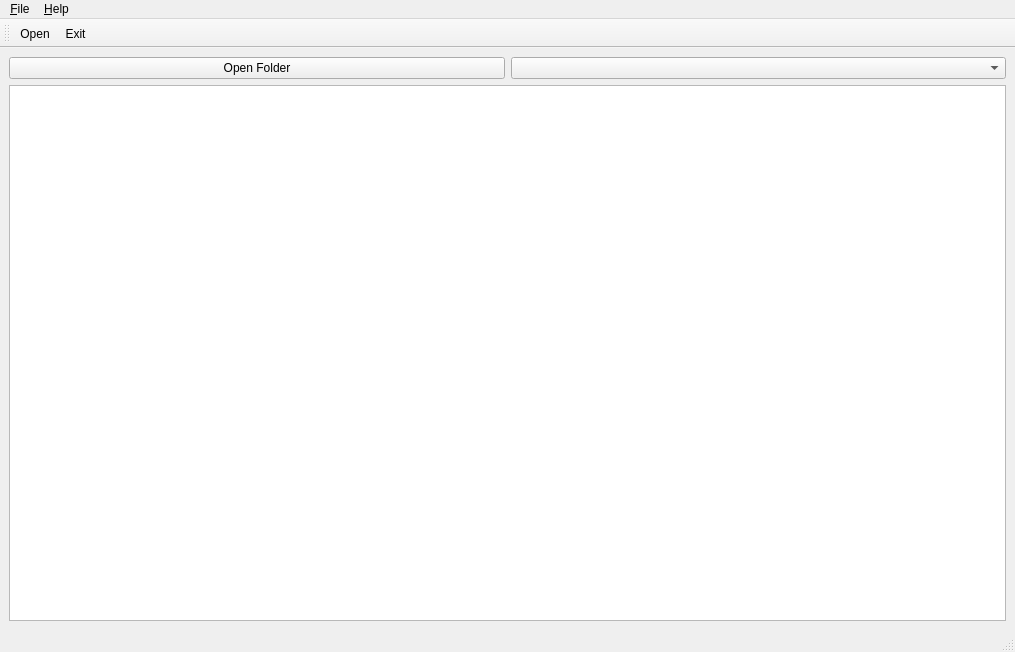
<?xml version="1.0" encoding="UTF-8"?>
<ui version="4.0">
 <class>WaveFormView</class>
 <widget class="QMainWindow" name="WaveFormView">
  <property name="geometry">
   <rect>
    <x>0</x>
    <y>0</y>
    <width>1015</width>
    <height>652</height>
   </rect>
  </property>
  <property name="windowTitle">
   <string>MainWindow</string>
  </property>
  <property name="windowIcon">
   <iconset theme="oxygen"/>
  </property>
  <widget class="QWidget" name="centralwidget">
   <layout class="QVBoxLayout" name="verticalLayout">
    <item>
     <layout class="QGridLayout" name="gridLayout">
      <item row="0" column="0">
       <widget class="QPushButton" name="browserB">
        <property name="text">
         <string>Open Folder</string>
        </property>
       </widget>
      </item>
      <item row="0" column="1">
       <widget class="QComboBox" name="comboBox"/>
      </item>
      <item row="1" column="0" colspan="2">
       <layout class="QVBoxLayout" name="ChartViewLayout">
        <item>
         <widget class="QtCharts::QChartView" name="chartview"/>
        </item>
       </layout>
      </item>
     </layout>
    </item>
   </layout>
  </widget>
  <widget class="QMenuBar" name="menubar">
   <property name="geometry">
    <rect>
     <x>0</x>
     <y>0</y>
     <width>1015</width>
     <height>22</height>
    </rect>
   </property>
   <widget class="QMenu" name="menu_File">
    <property name="title">
     <string>&amp;File</string>
    </property>
    <addaction name="action_Open"/>
    <addaction name="action_Exit"/>
   </widget>
   <widget class="QMenu" name="menu_Help">
    <property name="title">
     <string>&amp;Help</string>
    </property>
    <addaction name="separator"/>
    <addaction name="separator"/>
    <addaction name="separator"/>
   </widget>
   <addaction name="menu_File"/>
   <addaction name="menu_Help"/>
  </widget>
  <widget class="QStatusBar" name="statusbar"/>
  <widget class="QToolBar" name="toolBar">
   <property name="windowTitle">
    <string>toolBar</string>
   </property>
   <attribute name="toolBarArea">
    <enum>TopToolBarArea</enum>
   </attribute>
   <attribute name="toolBarBreak">
    <bool>false</bool>
   </attribute>
   <addaction name="action_Open"/>
   <addaction name="action_Exit"/>
  </widget>
  <action name="action_Open">
   <property name="checkable">
    <bool>true</bool>
   </property>
   <property name="icon">
    <iconset resource="icon.qrc">
     <normaloff>:/icons/Humanity/actions/16/document-new.svg</normaloff>:/icons/Humanity/actions/16/document-new.svg</iconset>
   </property>
   <property name="text">
    <string>&amp;Open</string>
   </property>
  </action>
  <action name="action_Exit">
   <property name="checkable">
    <bool>true</bool>
   </property>
   <property name="icon">
    <iconset resource="icon.qrc">
     <normaloff>:/icons/Humanity/actions/16/application-exit.svg</normaloff>:/icons/Humanity/actions/16/application-exit.svg</iconset>
   </property>
   <property name="text">
    <string>&amp;Exit</string>
   </property>
  </action>
 </widget>
 <customwidgets>
  <customwidget>
   <class>QtCharts::QChartView</class>
   <extends>QGraphicsView</extends>
   <header location="global">QtCharts/QChartView&gt;
#include &lt;QtCharts/chartsnamespace.h</header>
  </customwidget>
 </customwidgets>
 <resources>
  <include location="icon.qrc"/>
 </resources>
 <connections/>
</ui>
